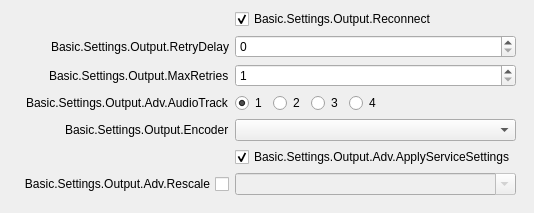
               <widget class="QWidget" name="advOutputStreamTab">
                <attribute name="title">
                 <string>Basic.Settings.Output.Adv.Streaming</string>
                </attribute>
                <layout class="QVBoxLayout" name="verticalLayout_12">
                 <property name="leftMargin">
                  <number>9</number>
                 </property>
                 <property name="topMargin">
                  <number>0</number>
                 </property>
                 <property name="rightMargin">
                  <number>9</number>
                 </property>
                 <property name="bottomMargin">
                  <number>9</number>
                 </property>
                 <item alignment="Qt::AlignTop">
                  <widget class="QWidget" name="widget_4" native="true">
                   <layout class="QVBoxLayout" name="verticalLayout_14">
                    <property name="spacing">
                     <number>0</number>
                    </property>
                    <property name="leftMargin">
                     <number>0</number>
                    </property>
                    <property name="topMargin">
                     <number>0</number>
                    </property>
                    <property name="rightMargin">
                     <number>0</number>
                    </property>
                    <property name="bottomMargin">
                     <number>0</number>
                    </property>
                    <item>
                     <widget class="QWidget" name="advOutTopContainer" native="true">
                      <property name="sizePolicy">
                       <sizepolicy hsizetype="Preferred" vsizetype="Maximum">
                        <horstretch>0</horstretch>
                        <verstretch>0</verstretch>
                       </sizepolicy>
                      </property>
                      <layout class="QFormLayout" name="formLayout_7">
                       <property name="fieldGrowthPolicy">
                        <enum>QFormLayout::AllNonFixedFieldsGrow</enum>
                       </property>
                       <property name="labelAlignment">
                        <set>Qt::AlignRight|Qt::AlignTrailing|Qt::AlignVCenter</set>
                       </property>
                       <item row="0" column="1">
                        <widget class="QCheckBox" name="advOutReconnect">
                         <property name="text">
                          <string>Basic.Settings.Output.Reconnect</string>
                         </property>
                         <property name="checked">
                          <bool>true</bool>
                         </property>
                        </widget>
                       </item>
                       <item row="1" column="0">
                        <widget class="QLabel" name="label_27">
                         <property name="minimumSize">
                          <size>
                           <width>170</width>
                           <height>0</height>
                          </size>
                         </property>
                         <property name="text">
                          <string>Basic.Settings.Output.RetryDelay</string>
                         </property>
                         <property name="alignment">
                          <set>Qt::AlignRight|Qt::AlignTrailing|Qt::AlignVCenter</set>
                         </property>
                        </widget>
                       </item>
                       <item row="1" column="1">
                        <widget class="QSpinBox" name="advOutRetryDelay">
                         <property name="maximum">
                          <number>30</number>
                         </property>
                        </widget>
                       </item>
                       <item row="2" column="0">
                        <widget class="QLabel" name="label_26">
                         <property name="text">
                          <string>Basic.Settings.Output.MaxRetries</string>
                         </property>
                        </widget>
                       </item>
                       <item row="2" column="1">
                        <widget class="QSpinBox" name="advOutMaxRetries">
                         <property name="minimum">
                          <number>1</number>
                         </property>
                         <property name="maximum">
                          <number>10000</number>
                         </property>
                        </widget>
                       </item>
                       <item row="5" column="0">
                        <widget class="QLabel" name="advOutEncLabel">
                         <property name="text">
                          <string>Basic.Settings.Output.Encoder</string>
                         </property>
                        </widget>
                       </item>
                       <item row="5" column="1">
                        <widget class="QComboBox" name="advOutEncoder"/>
                       </item>
                       <item row="7" column="0">
                        <widget class="QCheckBox" name="advOutUseRescale">
                         <property name="sizePolicy">
                          <sizepolicy hsizetype="Minimum" vsizetype="Expanding">
                           <horstretch>0</horstretch>
                           <verstretch>0</verstretch>
                          </sizepolicy>
                         </property>
                         <property name="layoutDirection">
                          <enum>Qt::RightToLeft</enum>
                         </property>
                         <property name="text">
                          <string>Basic.Settings.Output.Adv.Rescale</string>
                         </property>
                        </widget>
                       </item>
                       <item row="7" column="1">
                        <widget class="QComboBox" name="advOutRescale">
                         <property name="enabled">
                          <bool>false</bool>
                         </property>
                         <property name="editable">
                          <bool>true</bool>
                         </property>
                        </widget>
                       </item>
                       <item row="4" column="0">
                        <widget class="QLabel" name="label_28">
                         <property name="text">
                          <string>Basic.Settings.Output.Adv.AudioTrack</string>
                         </property>
                        </widget>
                       </item>
                       <item row="4" column="1">
                        <widget class="QWidget" name="widget_8" native="true">
                         <property name="sizePolicy">
                          <sizepolicy hsizetype="Maximum" vsizetype="Preferred">
                           <horstretch>0</horstretch>
                           <verstretch>0</verstretch>
                          </sizepolicy>
                         </property>
                         <layout class="QHBoxLayout" name="horizontalLayout_7">
                          <property name="leftMargin">
                           <number>0</number>
                          </property>
                          <property name="topMargin">
                           <number>0</number>
                          </property>
                          <property name="rightMargin">
                           <number>0</number>
                          </property>
                          <property name="bottomMargin">
                           <number>0</number>
                          </property>
                          <item>
                           <widget class="QRadioButton" name="advOutTrack1">
                            <property name="text">
                             <string notr="true">1</string>
                            </property>
                            <property name="checked">
                             <bool>true</bool>
                            </property>
                           </widget>
                          </item>
                          <item>
                           <widget class="QRadioButton" name="advOutTrack2">
                            <property name="text">
                             <string notr="true">2</string>
                            </property>
                           </widget>
                          </item>
                          <item>
                           <widget class="QRadioButton" name="advOutTrack3">
                            <property name="text">
                             <string notr="true">3</string>
                            </property>
                           </widget>
                          </item>
                          <item>
                           <widget class="QRadioButton" name="advOutTrack4">
                            <property name="text">
                             <string notr="true">4</string>
                            </property>
                           </widget>
                          </item>
                         </layout>
                        </widget>
                       </item>
                       <item row="6" column="1">
                        <widget class="QCheckBox" name="advOutApplyService">
                         <property name="text">
                          <string>Basic.Settings.Output.Adv.ApplyServiceSettings</string>
                         </property>
                         <property name="checked">
                          <bool>true</bool>
                         </property>
                        </widget>
                       </item>
                      </layout>
                     </widget>
                    </item>
                   </layout>
                  </widget>
                 </item>
                </layout>
               </widget>
